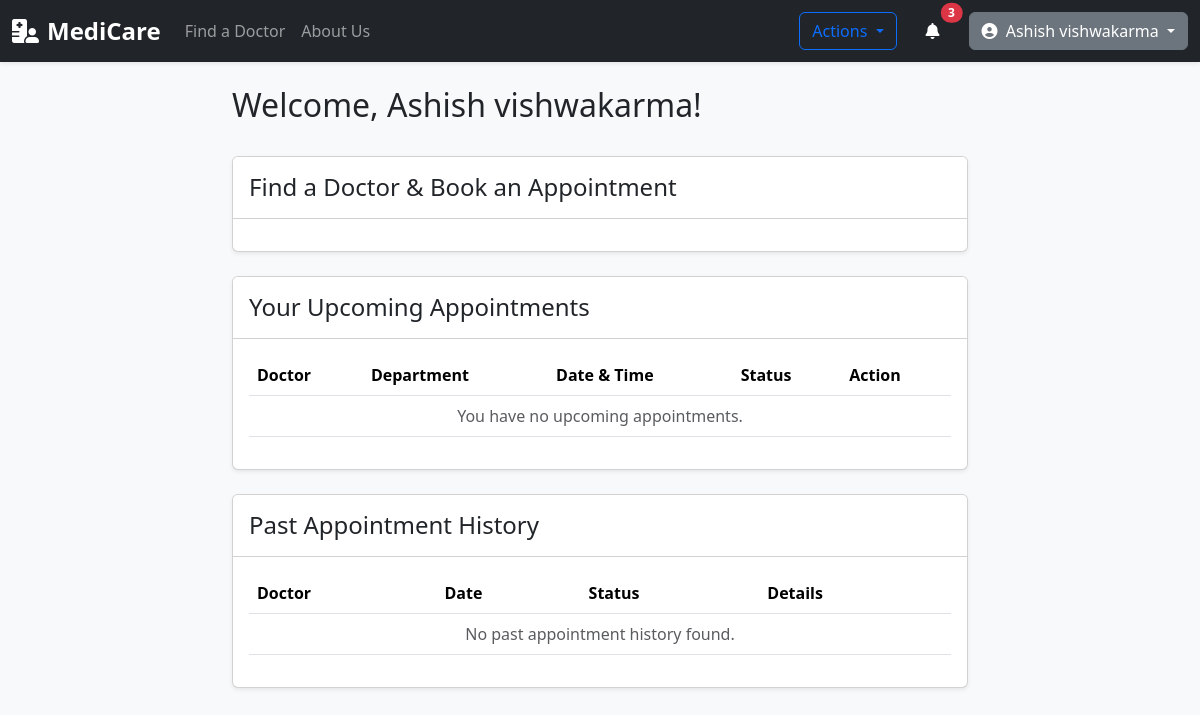
Before: /patient/dashboard (signed in) with the older database file.
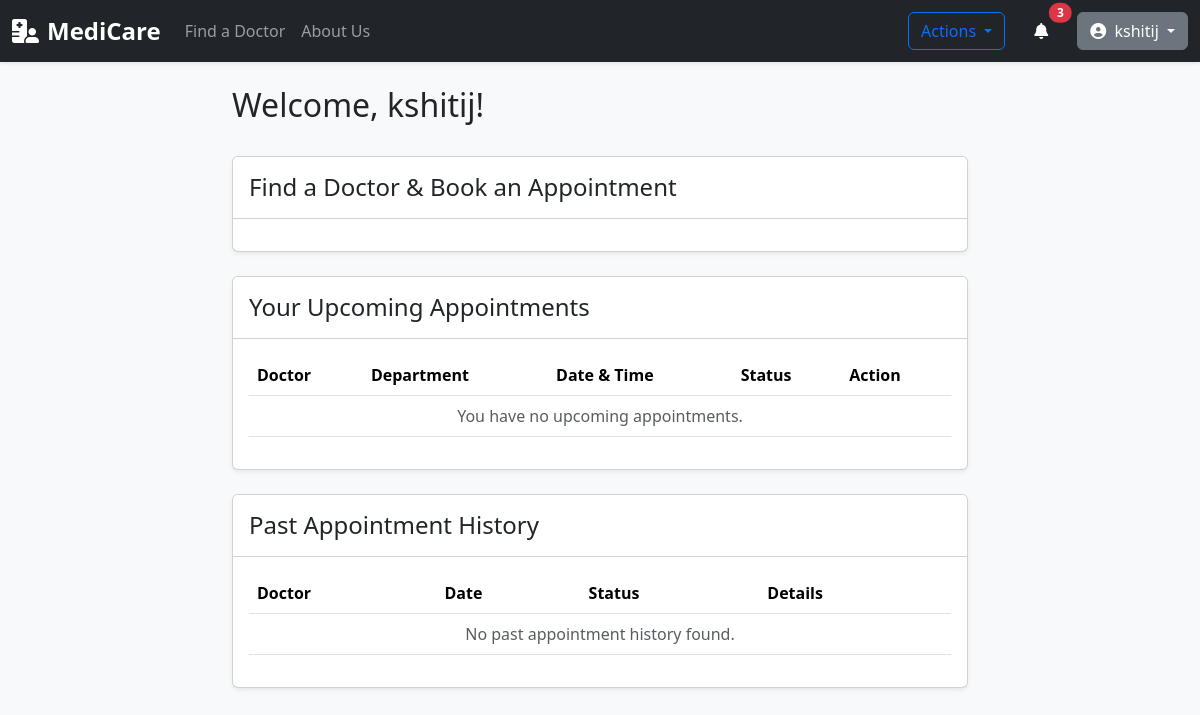
After: the same page with the newer database file.
### app/models.py (models this page shows)
class PatientProfile(db.Model):
    __tablename__ = 'patient_profile'
    id = db.Column(db.Integer, primary_key=True)
    user_id = db.Column(db.Integer, db.ForeignKey('user.id'), nullable=False, unique=True)
    full_name = db.Column(db.String(100), nullable=False)
    date_of_birth = db.Column(db.Date)
    gender = db.Column(db.String(10))
    contact_number = db.Column(db.String(20))
    blood_group = db.Column(db.String(5))
    allergies = db.Column(db.Text)
    documents = db.relationship('MedicalDocument', backref='patient', lazy=True)

### app/routes/patient_routes.py (the view)
@patient_bp.route('/dashboard')
@login_required
def dashboard():
    if current_user.role != 'patient':
        flash('You are not authorized to access this page.', 'danger')
        return redirect(url_for('main.home'))
    departments = Department.query.all()
    all_appointments = Appointment.query.filter_by(patient_id=current_user.id).order_by(Appointment.appointment_datetime.desc()).all()
    upcoming_appointments = []
    past_appointments = []
    for appt in all_appointments:
        if appt.appointment_datetime >= datetime.now() and appt.status == 'Booked':
            upcoming_appointments.append(appt)
        else:
            past_appointments.append(appt)
    return render_template(
        'patient/dashboard.html',
        title='My Dashboard',
        departments=departments,
        upcoming_appointments=upcoming_appointments,
        past_appointments=past_appointments
    )

### app/models.py (called while the page is built)
@login_manager.user_loader
def load_user(user_id):
    return User.query.get(int(user_id))

### app/templates/patient/dashboard.html (shortened to what the changed rows need)
{% extends "layout.html" %}
{% block content %}
<div class="d-flex justify-content-between align-items-center mb-4">
    <h2>Welcome, {{ current_user.patient_profile.full_name }}!</h2>
</div>
<div class="card shadow-sm mb-4">
    <div class="card-body">
        <div class="table-responsive">
            <table class="table table-hover align-middle">
                <thead>
                    <tr>
                        <th>Doctor</th>
                        <th>Department</th>
                        <th>Date & Time</th>
                        <th>Status</th>
                        <th>Action</th>
                    </tr>
                </thead>
            </table>
        </div>
    </div>
</div>
<div class="card shadow-sm">
    <div class="card-body">
        <div class="table-responsive">
            <table class="table align-middle">
                <thead>
                    <tr>
                        <th>Doctor</th>
                        <th>Date</th>
                        <th>Status</th>
                        <th>Details</th>
                    </tr>
                </thead>
            </table>
        </div>
    </div>
</div>
{% endblock content %}

### app/templates/layout.html (shortened to what this page needs)
<!DOCTYPE html>
<html lang="en">
<head>
    <link href="https://cdn.jsdelivr.net/npm/bootstrap@5.3.3/dist/css/bootstrap.min.css" rel="stylesheet">
    <link rel="stylesheet" href="https://cdnjs.cloudflare.com/ajax/libs/font-awesome/6.5.2/css/all.min.css">
</head>
<body class="bg-light">
    <nav class="navbar navbar-expand-lg navbar-dark bg-dark shadow-sm sticky-top">
        <div class="container-fluid">
            <a class="navbar-brand fw-bold fs-4" href="{{ url_for('main.home') }}">
                <i class="fas fa-hospital-user me-2"></i>MediCare
            </a>
            <div class="collapse navbar-collapse" id="navbarNavDropdown">
                <ul class="navbar-nav me-auto mb-2 mb-lg-0">
                    <li class="nav-item">
                        <a class="nav-link" href="#">Find a Doctor</a>
                    </li>
                    <li class="nav-item">
                        <a class="nav-link" href="#">About Us</a>
                    </li>
                </ul>
                <div class="d-flex align-items-center">
                    {% if current_user.is_authenticated %}
                    <div class="dropdown me-3">
                        <button class="btn btn-outline-primary dropdown-toggle" type="button" data-bs-toggle="dropdown">
                            Actions
                        </button>
                    </div>
                    <div class="dropdown me-3">
                        <button class="btn btn-dark position-relative" type="button" data-bs-toggle="dropdown">
                            <i class="fas fa-bell"></i>
                            <span
                                class="position-absolute top-0 start-100 translate-middle badge rounded-pill bg-danger">
                                3 <span class="visually-hidden">unread messages</span>
                            </span>
                        </button>
                    </div>
                    <div class="dropdown">
                        <button class="btn btn-secondary dropdown-toggle" type="button" id="profileDropdown"
                            data-bs-toggle="dropdown" aria-expanded="false">
                            <i class="fas fa-user-circle me-1"></i>
                            {% if current_user.role == 'patient' and current_user.patient_profile %}
                            {{ current_user.patient_profile.full_name }}
                            {% elif current_user.role == 'doctor' and current_user.doctor_profile %}
                            {{ current_user.doctor_profile.full_name }}
                            {% else %}
                            {{ current_user.email }}
                            {% endif %}
                        </button>
                    </div>
                    {% else %}
                    <a class="btn btn-outline-light me-2" href="{{ url_for('main.login') }}">Login</a>
                    <a class="btn btn-primary" href="{{ url_for('main.register') }}">Sign Up</a>
                    {% endif %}
                </div>
            </div>
        </div>
    </nav>
    <main class="container my-4">
        <div class="row">
            <div class="col-md-10 col-lg-8 mx-auto">
                {% block content %}{% endblock %}
            </div>
        </div>
    </main>
</body>
</html>

Changed rows visible on the page:
changed PatientProfile: patient_profile.full_name "Ashish vishwakarma" → "kshitij"
